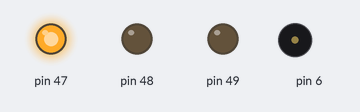
Simulated run of this sketch. Board: Arduino Mega 2560, built with avr-gcc and run on an emulated ATmega2560. Parts: output pins drawn as LEDs (lit = HIGH), buzzer (waves = sounding). Pins used as bus, display or sensor lines are not drawn.

Above: at 0.16 s.
At 1.83 s:
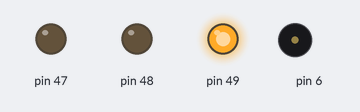
At 19.14 s:
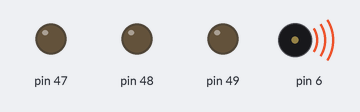
At 23.47 s:
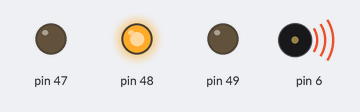
At 28.47 s:
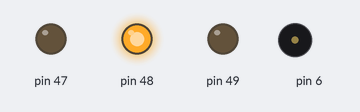
At 37.7 s:
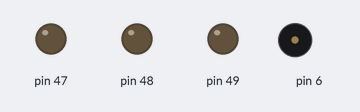
Timing chart, 0 to 40.0 s (numbered marks = the images above):
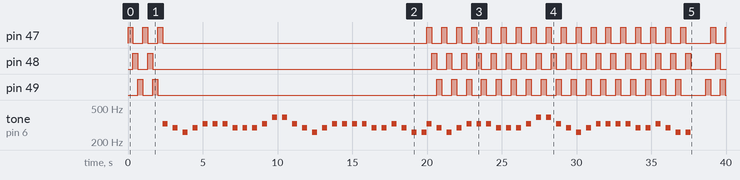

Measured:
- by itself, pin 47: LOW → HIGH at 0.00 s, → LOW 0.33 s later, → HIGH 0.67 s later, → LOW 0.33 s later, … (45 changes in this stretch)
- by itself, pin 48: LOW → HIGH at 0.33 s, → LOW 0.33 s later, → HIGH 0.67 s later, → LOW 0.33 s later, … (42 changes in this stretch)
- by itself, pin 49: LOW → HIGH at 0.67 s, → LOW 0.33 s later, → HIGH 0.67 s later, → LOW 0.33 s later, … (42 changes in this stretch)
- by itself, tone on pin 6: plays 329 Hz for 0.33 s, 294 Hz for 0.33 s, 261 Hz for 0.33 s, 294 Hz for 0.33 s, 329 Hz for 0.33 s, 329 Hz for 0.33 s … (54 notes in this stretch)

The sketch:

part3.3_Play_Song.ino
```cpp
#define f1 400
#define f2 250
#define f3 800

#define prescaler 8
#define TIMER4_ON_BIT PRTIM4

#define c 261 // OCR4A = 3830
#define d 294 // OCR4A = 3400
#define e 329 // OCR4A = 3038
#define f 349 // OCR4A = 2864
#define g 392 // OCR4A = 2550
#define a 440 // OCR4A = 2272
#define b 493 // OCR4A = 2028
#define C 523 // OCR4A = 1912
#define R 0

int melody[] = { e, R, d, R, c, R, d, R, e, R,e, R,e, R,d, R,d, R,d, R,e, R,g,
R,g, R,e, R,d, R,c, R,d, R,e, R,e, R,e, R,e, R,d, R,d, R,e, R,d, R,c, R,c };


// Global variables
// int duration = 1000;
int counter = 0;
bool taskB_only = true;


/*******************  Prototypes for Part 3.3 functions  ********************/
void bit_set(volatile uint8_t &reg, uint8_t position);             //set required register bits
void bit_clr(volatile uint8_t &reg, uint8_t position);             //clear all required register bits
void play_tone(int freq, int duration);                            //plays a tone
void delay_task(int duration);                                     //runs a delay for a set of duration
void taskA();                                                      //turns ON/OFF an LED sequence
void taskB();                                                      //outputs a tone on timer
void taskC(int taskA_dur, int delay_dur);                          //controls both task A and task B

void setup() {
  // Task A setup
  bit_set(DDRL, PL2);     // activate digital pin 47
  bit_set(DDRL, PL1);     // activate digital pin 48
  bit_set(DDRL, PL0);     // activate digital pin 49

  // Task B setup
  bit_set(DDRH, PH3);     // activate digital pin 6
  TCCR4B = 0;
  TCCR4A = 0;
  TCCR4B |= (1 << WGM42) | (1 << CS41);    // set to CTC mode and prescaler 8
  TCCR4A |= (1 << COM4A0);                // toggle (buzzer) pin when TIMER4_ON_BIT reaches MAX

}

void loop() {
  taskC(2000, 1000);      // 2 sec for TaskA, 1 sec doing nothing
}


// LED Sequence
void taskA() {
  if (counter % 3 == 0) {
    bit_set(PORTL, PORTL2);         // set pin 47 (or PORTL2) HIGH
    bit_clr(PORTL, PORTL0);        // set pin 49 (or PORTL0) LOW
    delay_task(333);
  } else if (counter % 3 == 1) {
    bit_clr(PORTL, PORTL2);       // set pin 47 (or PORTL2) LOW
    bit_set(PORTL, PORTL1);       // set pin 48 (or PORTL1) HIGH
    delay_task(333);
  } else {
    bit_clr(PORTL, PORTL1);       // set pin 48 (or PORTL1) LOW
    bit_set(PORTL, PORTL0);       // set pin 49 (or PORTL0) HIGH
    delay_task(333);
  }
  counter += 1;     // increment after a sequence is finished

}

// Timer Tone Output
void taskB() {
  if (taskB_only) {
    for (int i = 0; i < sizeof(melody)/sizeof(melody[0]); i++) {
      play_tone(melody[i]);
      delay_task(333);
    }
  } else {
    play_tone(melody[counter]);
  }

  // if (!taskB_done) {
  //   play_tone(f1); delay_task(1000);
  //   play_tone(f2); delay_task(1000);
  //   play_tone(f3); delay_task(1000);
  //   play_tone(0); delay_task(1000);

  //   // Set to TRUE once we played task B one time
  //   taskB_done = true;

  // } else if (counter % 4 == 0) {
  //   play_tone(f1);
  // } else if (counter % 4 == 1) {
  //   play_tone(f2);
  // } else if (counter % 4 == 2) {
  //   play_tone(f3);
  // } else if (counter % 4 == 3) {
  //   play_tone(0);
  // } else {}

}

// Control operation for Task A and Task B
void taskC(int taskA_dur, int delay_dur) {

  unsigned long start = millis();

  // Do Task A for 2 sec
  while(millis() - start < taskA_dur) {
    taskA();
  }

  // Clear all LEDs
  bit_clr(PORTL, PORTL2); bit_clr(PORTL, PORTL1); bit_clr(PORTL, PORTL0);

  // Set boolean to play task B only
  taskB_only = true;
  // Do Task B once
  taskB();

  // Reset variables
  counter = 0;
  taskB_only = false;
  start = millis();


  // Do both tasks simultaneously
  while(millis() - start < sizeof(melody)/sizeof(melody[0]) * 333) {
    taskB();
    taskA();
  }

  // Clear all LEDs
  bit_clr(PORTL, PORTL2); bit_clr(PORTL, PORTL1); bit_clr(PORTL, PORTL0);
  // Set buzzer to silent
  play_tone(R);


  // Do nothing
  delay_task(delay_dur);


}


/**************************************************************************
  simplified I/O and other functions for this assignment
***************************************************************************/
void bit_set(volatile uint8_t &reg, uint8_t position) {
  reg |= 1 << position;
}

void bit_clr(volatile uint8_t &reg, uint8_t position) {
  reg &= ~(1 << position);
}

void play_tone(int freq) {
  if (freq == 0) {
    OCR4A = 0;
  } else {
    OCR4A = F_CPU / (2 * prescaler * freq);
  }
}

void delay_task(int duration) {
  unsigned long start = millis();
  while (millis() - start < duration) {}
}
```
